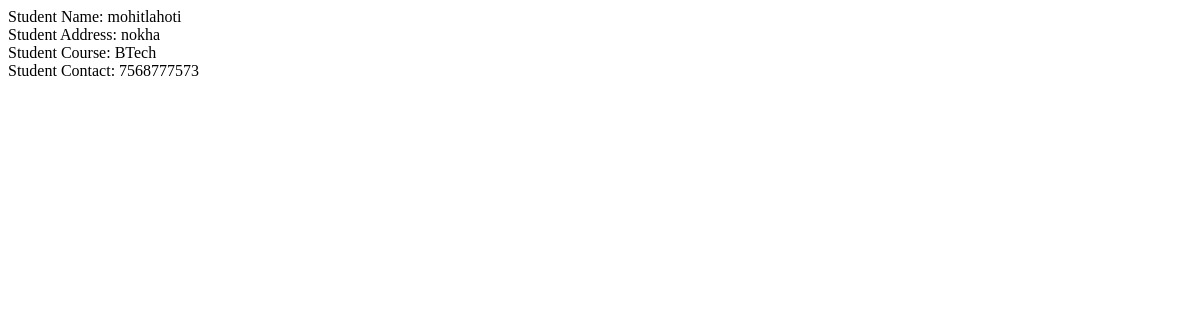
Before: /student/roll/show/2 with the older database file.
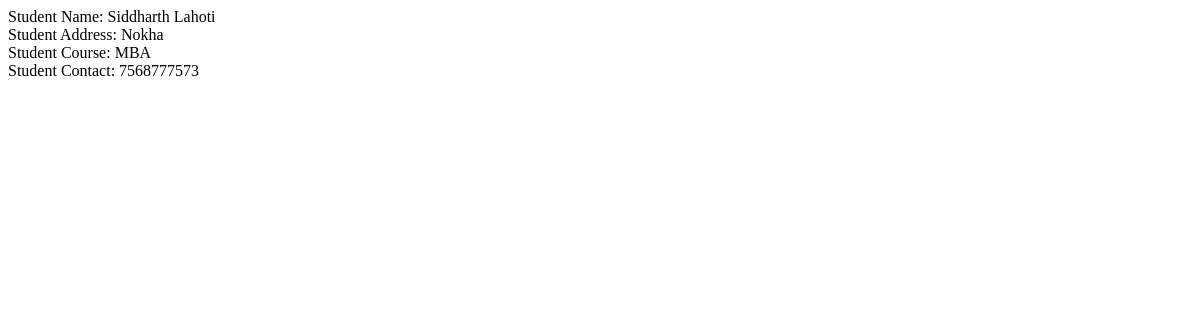
After: the same page with the newer database file.
### myapp/models.py (models this page shows)
class student(models.Model):
    name = models.CharField(max_length=40)
    address = models.CharField(max_length=250)
    course = models.CharField(max_length=20)
    phone_number = models.CharField(max_length=10)

### myapp/views.py (the view)
# urls.py: path('student/roll/show/<int:roll>', views.show, name='show'),
def show(request, roll):
    student = models.student.objects.get(id=roll)
    return render(request, 'students/show.html', {'data':student})

### templates/students/show.html (shortened to what this page needs)
<!DOCTYPE html>
<html>
  <head>
    <link rel="stylesheet" href="" />
  </head>
  <body>
    <label>Student Name: </label>{{ data.name }}<br />
    <label>Student Address: </label>{{ data.address }}<br />
    <label>Student Course: </label>{{ data.course }}<br />
    <label>Student Contact: </label>{{ data.phone_number }}<br />
  </body>
</html>

Changed rows visible on the page:
changed student: name "mohitlahoti" → "Siddharth Lahoti"; address "nokha" → "Nokha"; course "BTech" → "MBA"
